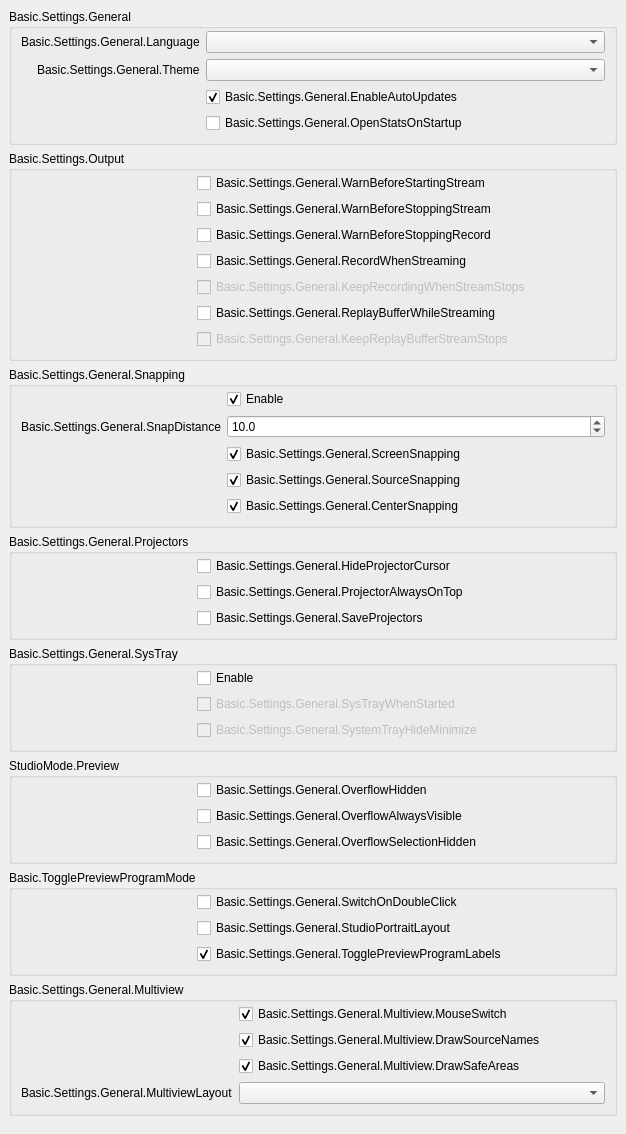
           <widget class="QWidget" name="scrollAreaWidgetContents_2">
            <property name="geometry">
             <rect>
              <x>0</x>
              <y>0</y>
              <width>626</width>
              <height>1035</height>
             </rect>
            </property>
            <layout class="QVBoxLayout" name="verticalLayout_19">
             <property name="leftMargin">
              <number>0</number>
             </property>
             <property name="topMargin">
              <number>0</number>
             </property>
             <property name="rightMargin">
              <number>0</number>
             </property>
             <property name="bottomMargin">
              <number>9</number>
             </property>
             <item alignment="Qt::AlignTop">
              <widget class="QWidget" name="widget_2" native="true">
               <layout class="QVBoxLayout" name="verticalLayout_20">
                <item>
                 <widget class="QGroupBox" name="groupBox_15">
                  <property name="title">
                   <string>Basic.Settings.General</string>
                  </property>
                  <layout class="QFormLayout" name="formLayout_32">
                   <property name="fieldGrowthPolicy">
                    <enum>QFormLayout::AllNonFixedFieldsGrow</enum>
                   </property>
                   <property name="labelAlignment">
                    <set>Qt::AlignRight|Qt::AlignTrailing|Qt::AlignVCenter</set>
                   </property>
                   <property name="topMargin">
                    <number>2</number>
                   </property>
                   <item row="0" column="0">
                    <widget class="QLabel" name="label">
                     <property name="text">
                      <string>Basic.Settings.General.Language</string>
                     </property>
                     <property name="buddy">
                      <cstring>language</cstring>
                     </property>
                    </widget>
                   </item>
                   <item row="0" column="1">
                    <widget class="QComboBox" name="language"/>
                   </item>
                   <item row="1" column="0">
                    <widget class="QLabel" name="label_42">
                     <property name="text">
                      <string>Basic.Settings.General.Theme</string>
                     </property>
                     <property name="buddy">
                      <cstring>theme</cstring>
                     </property>
                    </widget>
                   </item>
                   <item row="1" column="1">
                    <widget class="QComboBox" name="theme"/>
                   </item>
                   <item row="2" column="0">
                    <spacer name="horizontalSpacer_3">
                     <property name="orientation">
                      <enum>Qt::Horizontal</enum>
                     </property>
                     <property name="sizeType">
                      <enum>QSizePolicy::Fixed</enum>
                     </property>
                     <property name="sizeHint" stdset="0">
                      <size>
                       <width>170</width>
                       <height>5</height>
                      </size>
                     </property>
                    </spacer>
                   </item>
                   <item row="2" column="1">
                    <widget class="QCheckBox" name="enableAutoUpdates">
                     <property name="text">
                      <string>Basic.Settings.General.EnableAutoUpdates</string>
                     </property>
                     <property name="checked">
                      <bool>true</bool>
                     </property>
                    </widget>
                   </item>
                   <item row="3" column="1">
                    <widget class="QCheckBox" name="openStatsOnStartup">
                     <property name="text">
                      <string>Basic.Settings.General.OpenStatsOnStartup</string>
                     </property>
                    </widget>
                   </item>
                  </layout>
                 </widget>
                </item>
                <item>
                 <widget class="QGroupBox" name="groupBox_16">
                  <property name="title">
                   <string>Basic.Settings.Output</string>
                  </property>
                  <layout class="QFormLayout" name="formLayout_2">
                   <property name="fieldGrowthPolicy">
                    <enum>QFormLayout::AllNonFixedFieldsGrow</enum>
                   </property>
                   <property name="topMargin">
                    <number>2</number>
                   </property>
                   <item row="0" column="0">
                    <spacer name="horizontalSpacer_5">
                     <property name="orientation">
                      <enum>Qt::Horizontal</enum>
                     </property>
                     <property name="sizeType">
                      <enum>QSizePolicy::Fixed</enum>
                     </property>
                     <property name="sizeHint" stdset="0">
                      <size>
                       <width>170</width>
                       <height>5</height>
                      </size>
                     </property>
                    </spacer>
                   </item>
                   <item row="0" column="1">
                    <widget class="QCheckBox" name="warnBeforeStreamStart">
                     <property name="text">
                      <string>Basic.Settings.General.WarnBeforeStartingStream</string>
                     </property>
                    </widget>
                   </item>
                   <item row="1" column="1">
                    <widget class="QCheckBox" name="warnBeforeStreamStop">
                     <property name="text">
                      <string>Basic.Settings.General.WarnBeforeStoppingStream</string>
                     </property>
                    </widget>
                   </item>
                   <item row="2" column="1">
                    <widget class="QCheckBox" name="warnBeforeRecordStop">
                     <property name="text">
                      <string>Basic.Settings.General.WarnBeforeStoppingRecord</string>
                     </property>
                    </widget>
                   </item>
                   <item row="3" column="1">
                    <widget class="QCheckBox" name="recordWhenStreaming">
                     <property name="text">
                      <string>Basic.Settings.General.RecordWhenStreaming</string>
                     </property>
                    </widget>
                   </item>
                   <item row="4" column="1">
                    <widget class="QCheckBox" name="keepRecordStreamStops">
                     <property name="enabled">
                      <bool>false</bool>
                     </property>
                     <property name="text">
                      <string>Basic.Settings.General.KeepRecordingWhenStreamStops</string>
                     </property>
                    </widget>
                   </item>
                   <item row="5" column="1">
                    <widget class="QCheckBox" name="replayWhileStreaming">
                     <property name="text">
                      <string>Basic.Settings.General.ReplayBufferWhileStreaming</string>
                     </property>
                    </widget>
                   </item>
                   <item row="6" column="1">
                    <widget class="QCheckBox" name="keepReplayStreamStops">
                     <property name="enabled">
                      <bool>false</bool>
                     </property>
                     <property name="text">
                      <string>Basic.Settings.General.KeepReplayBufferStreamStops</string>
                     </property>
                    </widget>
                   </item>
                  </layout>
                 </widget>
                </item>
                <item>
                 <widget class="QGroupBox" name="groupBox_10">
                  <property name="enabled">
                   <bool>true</bool>
                  </property>
                  <property name="sizePolicy">
                   <sizepolicy hsizetype="Preferred" vsizetype="Maximum">
                    <horstretch>0</horstretch>
                    <verstretch>0</verstretch>
                   </sizepolicy>
                  </property>
                  <property name="title">
                   <string>Basic.Settings.General.Snapping</string>
                  </property>
                  <property name="flat">
                   <bool>false</bool>
                  </property>
                  <layout class="QFormLayout" name="formLayout_21">
                   <property name="fieldGrowthPolicy">
                    <enum>QFormLayout::AllNonFixedFieldsGrow</enum>
                   </property>
                   <property name="labelAlignment">
                    <set>Qt::AlignRight|Qt::AlignTrailing|Qt::AlignVCenter</set>
                   </property>
                   <property name="topMargin">
                    <number>2</number>
                   </property>
                   <item row="0" column="1">
                    <widget class="QCheckBox" name="snappingEnabled">
                     <property name="text">
                      <string>Enable</string>
                     </property>
                     <property name="checked">
                      <bool>true</bool>
                     </property>
                    </widget>
                   </item>
                   <item row="2" column="1">
                    <widget class="QCheckBox" name="screenSnapping">
                     <property name="text">
                      <string>Basic.Settings.General.ScreenSnapping</string>
                     </property>
                     <property name="checked">
                      <bool>true</bool>
                     </property>
                    </widget>
                   </item>
                   <item row="4" column="1">
                    <widget class="QCheckBox" name="centerSnapping">
                     <property name="text">
                      <string>Basic.Settings.General.CenterSnapping</string>
                     </property>
                     <property name="checked">
                      <bool>true</bool>
                     </property>
                    </widget>
                   </item>
                   <item row="3" column="1">
                    <widget class="QCheckBox" name="sourceSnapping">
                     <property name="text">
                      <string>Basic.Settings.General.SourceSnapping</string>
                     </property>
                     <property name="checked">
                      <bool>true</bool>
                     </property>
                    </widget>
                   </item>
                   <item row="1" column="1">
                    <widget class="QDoubleSpinBox" name="snapDistance">
                     <property name="decimals">
                      <number>1</number>
                     </property>
                     <property name="singleStep">
                      <double>0.500000000000000</double>
                     </property>
                     <property name="value">
                      <double>10.000000000000000</double>
                     </property>
                    </widget>
                   </item>
                   <item row="1" column="0">
                    <widget class="QLabel" name="label_9">
                     <property name="text">
                      <string>Basic.Settings.General.SnapDistance</string>
                     </property>
                     <property name="buddy">
                      <cstring>snapDistance</cstring>
                     </property>
                    </widget>
                   </item>
                   <item row="3" column="0">
                    <spacer name="horizontalSpacer_4">
                     <property name="orientation">
                      <enum>Qt::Horizontal</enum>
                     </property>
                     <property name="sizeType">
                      <enum>QSizePolicy::Fixed</enum>
                     </property>
                     <property name="sizeHint" stdset="0">
                      <size>
                       <width>170</width>
                       <height>5</height>
                      </size>
                     </property>
                    </spacer>
                   </item>
                  </layout>
                 </widget>
                </item>
                <item>
                 <widget class="QGroupBox" name="groupBox_14">
                  <property name="title">
                   <string>Basic.Settings.General.Projectors</string>
                  </property>
                  <layout class="QFormLayout" name="formLayout_28">
                   <property name="fieldGrowthPolicy">
                    <enum>QFormLayout::AllNonFixedFieldsGrow</enum>
                   </property>
                   <property name="topMargin">
                    <number>2</number>
                   </property>
                   <item row="0" column="1">
                    <widget class="QCheckBox" name="hideProjectorCursor">
                     <property name="text">
                      <string>Basic.Settings.General.HideProjectorCursor</string>
                     </property>
                    </widget>
                   </item>
                   <item row="1" column="1">
                    <widget class="QCheckBox" name="projectorAlwaysOnTop">
                     <property name="text">
                      <string>Basic.Settings.General.ProjectorAlwaysOnTop</string>
                     </property>
                    </widget>
                   </item>
                   <item row="2" column="1">
                    <widget class="QCheckBox" name="saveProjectors">
                     <property name="text">
                      <string>Basic.Settings.General.SaveProjectors</string>
                     </property>
                    </widget>
                   </item>
                   <item row="1" column="0">
                    <spacer name="horizontalSpacer">
                     <property name="orientation">
                      <enum>Qt::Horizontal</enum>
                     </property>
                     <property name="sizeType">
                      <enum>QSizePolicy::Fixed</enum>
                     </property>
                     <property name="sizeHint" stdset="0">
                      <size>
                       <width>170</width>
                       <height>5</height>
                      </size>
                     </property>
                    </spacer>
                   </item>
                  </layout>
                 </widget>
                </item>
                <item>
                 <widget class="QGroupBox" name="groupBox_13">
                  <property name="title">
                   <string>Basic.Settings.General.SysTray</string>
                  </property>
                  <layout class="QFormLayout" name="formLayout_29">
                   <property name="fieldGrowthPolicy">
                    <enum>QFormLayout::AllNonFixedFieldsGrow</enum>
                   </property>
                   <property name="topMargin">
                    <number>2</number>
                   </property>
                   <item row="0" column="1">
                    <widget class="QCheckBox" name="systemTrayEnabled">
                     <property name="text">
                      <string>Enable</string>
                     </property>
                    </widget>
                   </item>
                   <item row="1" column="1">
                    <widget class="QCheckBox" name="systemTrayWhenStarted">
                     <property name="enabled">
                      <bool>false</bool>
                     </property>
                     <property name="text">
                      <string>Basic.Settings.General.SysTrayWhenStarted</string>
                     </property>
                    </widget>
                   </item>
                   <item row="2" column="1">
                    <widget class="QCheckBox" name="systemTrayAlways">
                     <property name="enabled">
                      <bool>false</bool>
                     </property>
                     <property name="text">
                      <string>Basic.Settings.General.SystemTrayHideMinimize</string>
                     </property>
                    </widget>
                   </item>
                   <item row="1" column="0">
                    <spacer name="horizontalSpacer_2">
                     <property name="orientation">
                      <enum>Qt::Horizontal</enum>
                     </property>
                     <property name="sizeType">
                      <enum>QSizePolicy::Fixed</enum>
                     </property>
                     <property name="sizeHint" stdset="0">
                      <size>
                       <width>170</width>
                       <height>5</height>
                      </size>
                     </property>
                    </spacer>
                   </item>
                  </layout>
                 </widget>
                </item>
                <item>
                 <widget class="QGroupBox" name="groupBox_18">
                  <property name="title">
                   <string>StudioMode.Preview</string>
                  </property>
                  <layout class="QFormLayout" name="formLayout_35">
                   <property name="fieldGrowthPolicy">
                    <enum>QFormLayout::AllNonFixedFieldsGrow</enum>
                   </property>
                   <property name="labelAlignment">
                    <set>Qt::AlignRight|Qt::AlignTrailing|Qt::AlignVCenter</set>
                   </property>
                   <property name="topMargin">
                    <number>2</number>
                   </property>
                   <item row="1" column="1">
                    <widget class="QCheckBox" name="overflowAlwaysVisible">
                     <property name="text">
                      <string>Basic.Settings.General.OverflowAlwaysVisible</string>
                     </property>
                    </widget>
                   </item>
                   <item row="0" column="0">
                    <spacer name="horizontalSpacer_25">
                     <property name="orientation">
                      <enum>Qt::Horizontal</enum>
                     </property>
                     <property name="sizeHint" stdset="0">
                      <size>
                       <width>170</width>
                       <height>5</height>
                      </size>
                     </property>
                    </spacer>
                   </item>
                   <item row="2" column="1">
                    <widget class="QCheckBox" name="overflowSelectionHide">
                     <property name="text">
                      <string>Basic.Settings.General.OverflowSelectionHidden</string>
                     </property>
                    </widget>
                   </item>
                   <item row="0" column="1">
                    <widget class="QCheckBox" name="overflowHide">
                     <property name="text">
                      <string>Basic.Settings.General.OverflowHidden</string>
                     </property>
                    </widget>
                   </item>
                  </layout>
                 </widget>
                </item>
                <item>
                 <widget class="QGroupBox" name="groupBox_11">
                  <property name="title">
                   <string>Basic.TogglePreviewProgramMode</string>
                  </property>
                  <layout class="QFormLayout" name="formLayout_31">
                   <property name="fieldGrowthPolicy">
                    <enum>QFormLayout::AllNonFixedFieldsGrow</enum>
                   </property>
                   <property name="labelAlignment">
                    <set>Qt::AlignRight|Qt::AlignTrailing|Qt::AlignVCenter</set>
                   </property>
                   <property name="topMargin">
                    <number>2</number>
                   </property>
                   <item row="0" column="1">
                    <widget class="QCheckBox" name="doubleClickSwitch">
                     <property name="text">
                      <string>Basic.Settings.General.SwitchOnDoubleClick</string>
                     </property>
                    </widget>
                   </item>
                   <item row="0" column="0">
                    <spacer name="horizontalSpacer_6">
                     <property name="orientation">
                      <enum>Qt::Horizontal</enum>
                     </property>
                     <property name="sizeHint" stdset="0">
                      <size>
                       <width>170</width>
                       <height>5</height>
                      </size>
                     </property>
                    </spacer>
                   </item>
                   <item row="1" column="1">
                    <widget class="QCheckBox" name="studioPortraitLayout">
                     <property name="text">
                      <string>Basic.Settings.General.StudioPortraitLayout</string>
                     </property>
                    </widget>
                   </item>
                   <item row="2" column="1">
                    <widget class="QCheckBox" name="prevProgLabelToggle">
                     <property name="text">
                      <string>Basic.Settings.General.TogglePreviewProgramLabels</string>
                     </property>
                     <property name="checked">
                      <bool>true</bool>
                     </property>
                    </widget>
                   </item>
                  </layout>
                 </widget>
                </item>
                <item>
                 <widget class="QGroupBox" name="groupBoxMultiview">
                  <property name="title">
                   <string>Basic.Settings.General.Multiview</string>
                  </property>
                  <layout class="QFormLayout" name="formLayoutMultiview">
                   <property name="fieldGrowthPolicy">
                    <enum>QFormLayout::AllNonFixedFieldsGrow</enum>
                   </property>
                   <property name="labelAlignment">
                    <set>Qt::AlignRight|Qt::AlignTrailing|Qt::AlignVCenter</set>
                   </property>
                   <property name="topMargin">
                    <number>2</number>
                   </property>
                   <item row="0" column="0">
                    <spacer name="horizontalSpacerMultiview">
                     <property name="orientation">
                      <enum>Qt::Horizontal</enum>
                     </property>
                     <property name="sizeType">
                      <enum>QSizePolicy::Fixed</enum>
                     </property>
                     <property name="sizeHint" stdset="0">
                      <size>
                       <width>170</width>
                       <height>5</height>
                      </size>
                     </property>
                    </spacer>
                   </item>
                   <item row="0" column="1">
                    <widget class="QCheckBox" name="multiviewMouseSwitch">
                     <property name="text">
                      <string>Basic.Settings.General.Multiview.MouseSwitch</string>
                     </property>
                     <property name="checked">
                      <bool>true</bool>
                     </property>
                    </widget>
                   </item>
                   <item row="1" column="1">
                    <widget class="QCheckBox" name="multiviewDrawNames">
                     <property name="text">
                      <string>Basic.Settings.General.Multiview.DrawSourceNames</string>
                     </property>
                     <property name="checked">
                      <bool>true</bool>
                     </property>
                    </widget>
                   </item>
                   <item row="2" column="1">
                    <widget class="QCheckBox" name="multiviewDrawAreas">
                     <property name="text">
                      <string>Basic.Settings.General.Multiview.DrawSafeAreas</string>
                     </property>
                     <property name="checked">
                      <bool>true</bool>
                     </property>
                    </widget>
                   </item>
                   <item row="3" column="1">
                    <widget class="QComboBox" name="multiviewLayout"/>
                   </item>
                   <item row="3" column="0">
                    <widget class="QLabel" name="label_64">
                     <property name="text">
                      <string>Basic.Settings.General.MultiviewLayout</string>
                     </property>
                     <property name="buddy">
                      <cstring>multiviewLayout</cstring>
                     </property>
                    </widget>
                   </item>
                  </layout>
                 </widget>
                </item>
               </layout>
              </widget>
             </item>
            </layout>
           </widget>
